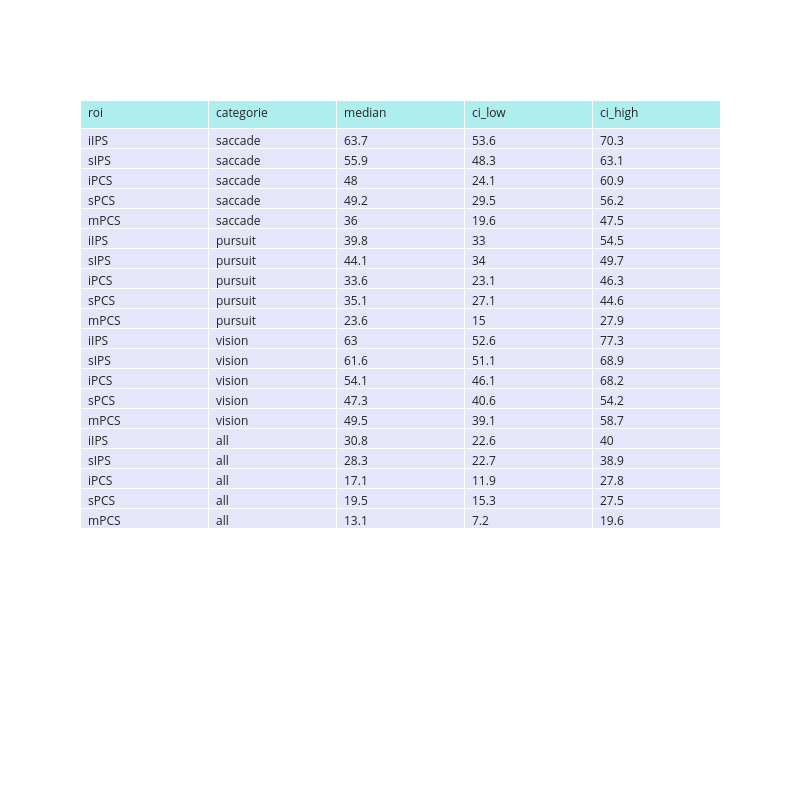

Notebook cell for this chart:
### Markdown cell above
### Values

### Code cell
sub_rois =  ['iIPS', 'sIPS', 'iPCS', 'sPCS', 'mPCS']

df_roi = df_active_vertex_roi.loc[df_active_vertex_roi['roi'].isin(sub_rois)]

fig = go.Figure()
fig.add_trace(go.Table(header=dict(values=list(df_roi.columns), 
                                   fill_color='paleturquoise', 
                                   align='left'), 
                       cells=dict(values=[df_roi[col].round(1) for col in df_roi.columns], 
                                  fill_color='lavender', 
                                  align='left')
                      ))

fig.update_layout(template='simple_white',
                  height=800, 
                  width=800)
fig.write_image("/Users/uriel/Downloads/Surface_percentage_table.pdf".format(subject))
fig.show()

### Figure 1 — Plotly figure (JSON) as saved in the notebook; plotly's stock layout.template omitted (floating-point values rounded to 4 significant figures)
{"data": [{"cells": {"align": "left", "fill": {"color": "lavender"}, "values": [["iIPS", "sIPS", "iPCS", "sPCS", "mPCS", "iIPS", "sIPS", "iPCS", "sPCS", "mPCS", "iIPS", "sIPS", "iPCS", "sPCS", "mPCS", "iIPS", "sIPS", "iPCS", "sPCS", "mPCS"], ["saccade", "saccade", "saccade", "saccade", "saccade", "pursuit", "pursuit", "pursuit", "pursuit", "pursuit", "vision", "vision", "vision", "vision", "vision", "all", "all", "all", "all", "all"], [63.7, 55.9, 48, 49.2, 36, 39.8, 44.1, 33.6, 35.1, 23.6, 63, 61.6, 54.1, 47.3, 49.5, 30.8, 28.3, 17.1, 19.5, 13.1], [53.6, 48.3, 24.1, 29.5, 19.6, 33, 34, 23.1, 27.1, 15, 52.6, 51.1, 46.1, 40.6, 39.1, 22.6, 22.7, 11.9, 15.3, 7.2], [70.3, 63.1, 60.9, 56.2, 47.5, 54.5, 49.7, 46.3, 44.6, 27.9, 77.3, 68.9, 68.2, 54.2, 58.7, 40, 38.9, 27.8, 27.5, 19.6]]}, "header": {"align": "left", "fill": {"color": "paleturquoise"}, "values": ["roi", "categorie", "median", "ci_low", "ci_high"]}, "type": "table"}], "layout": {"height": 800, "width": 800}}
